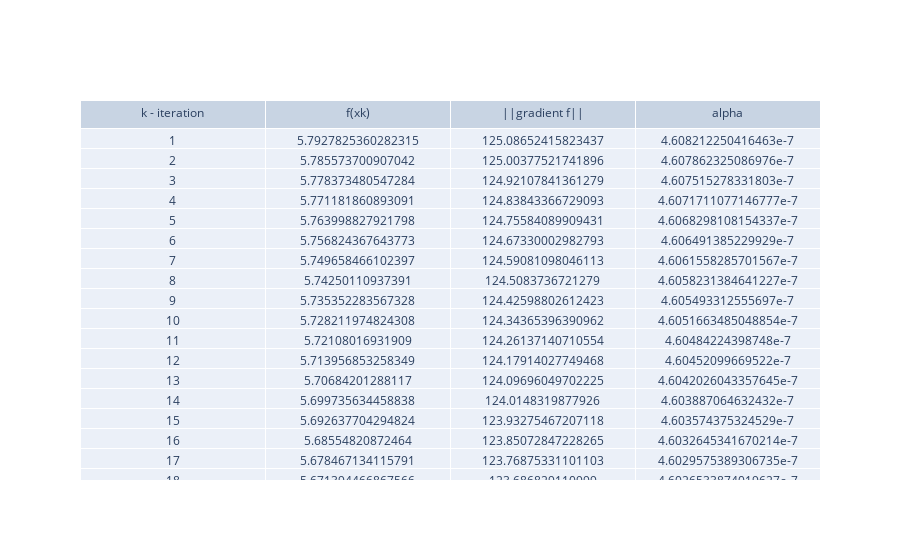

This figure's notebook cell:
### Markdown cell above
# x0 =[1.2, 1.2]

### Code cell
fig = go.Figure(data=[go.Table(header=dict(values=['k - iteration', 'f(xk)', '||gradient f||', 'alpha']),
                 cells=dict(values=[np.arange(1, k+1), f_vec, grad_vec, alpha_vec]))])
fig.show()

### Figure 1 — Plotly figure (JSON) as saved in the notebook; plotly's stock layout.template omitted (floating-point values rounded to 4 significant figures; data arrays with more than 128 entries replaced by an {"elided": "..."} marker saying what was removed)
{"data": [{"cells": {"values": {"elided": "4x2657 float values"}}, "header": {"values": ["k - iteration", "f(xk)", "||gradient f||", "alpha"]}, "type": "table"}], "layout": {}}
